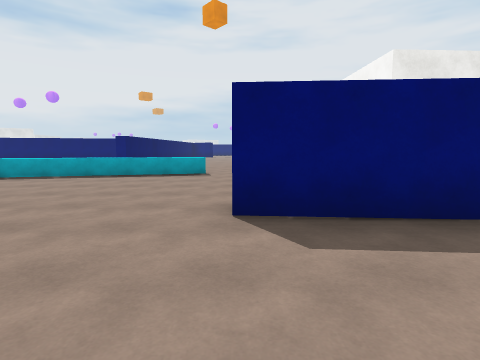
View 1 (above)

24 first-person views from a walk through a Unity game level. The camera is 1.4 m above the floor, tilts 6° down and sees 80° across. The floor is counted in squares, 2 m on a side. Each view is taken from the middle of a square. On the plan, view 1 faces up. The plan holds only what a view shows up to about 10 squares ahead; the rest is blank. The place goes on beyond the plan. The player character is not drawn. Surface patterns are stand-ins for the level's own textures.

View 2
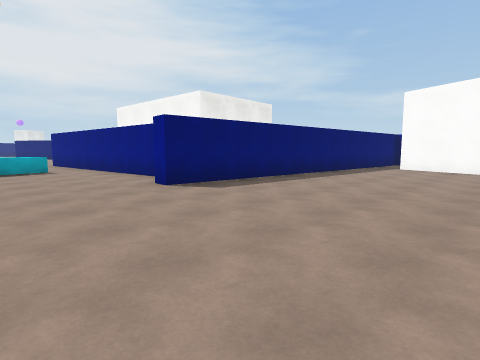

View 3
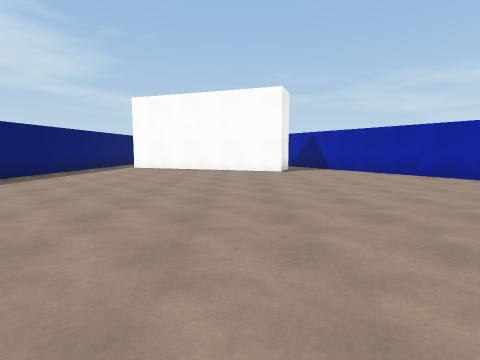

View 4
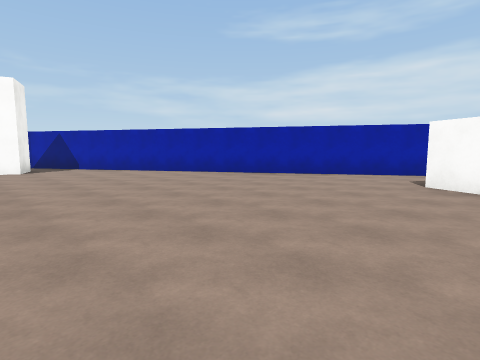

View 5
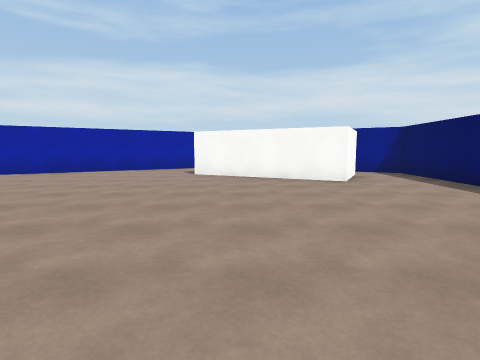

View 6
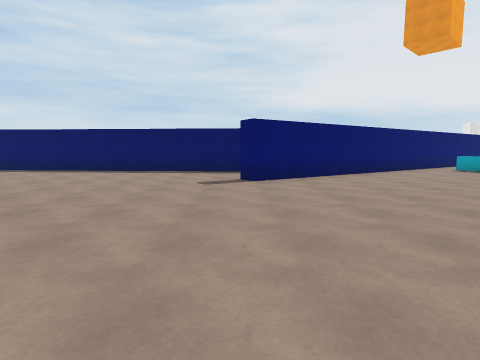

View 7
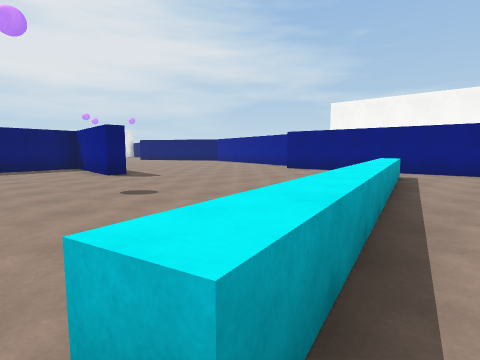

View 8
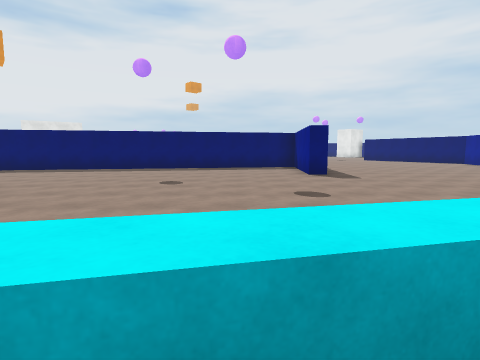

View 9
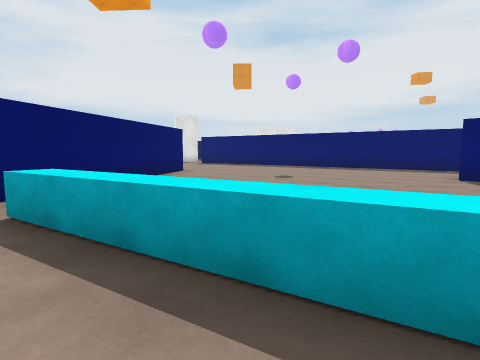

View 10
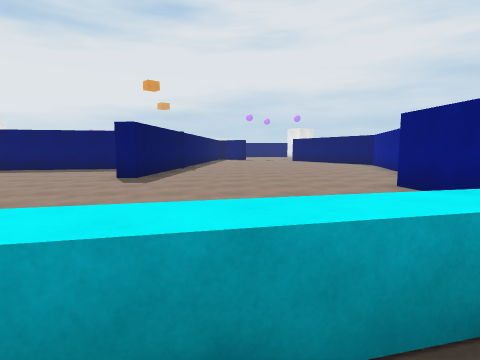

View 11
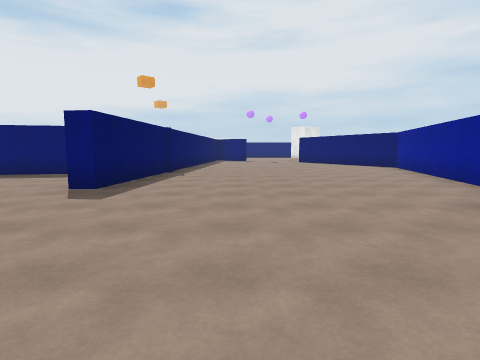

View 12
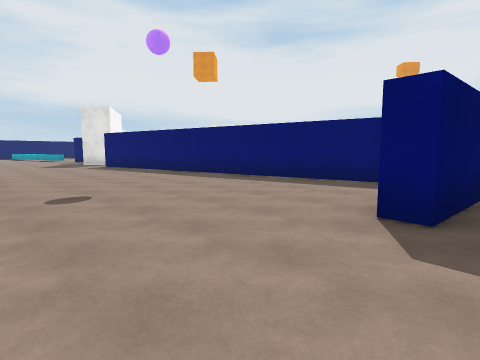

View 13
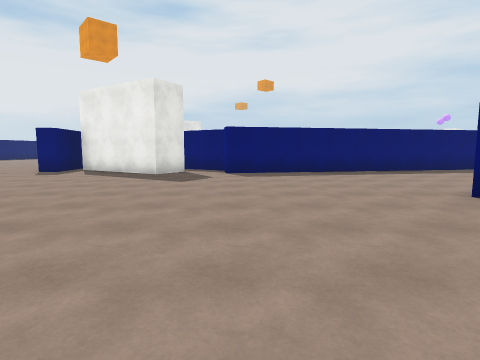

View 14
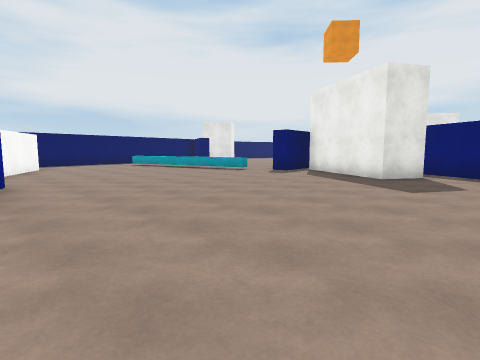

View 15
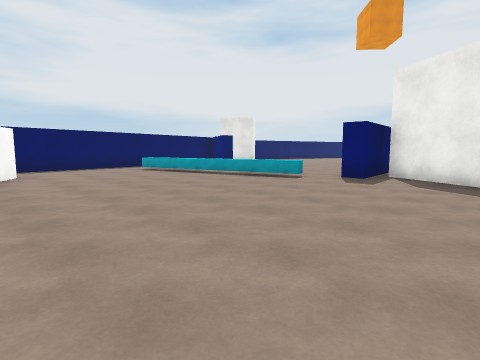

View 16
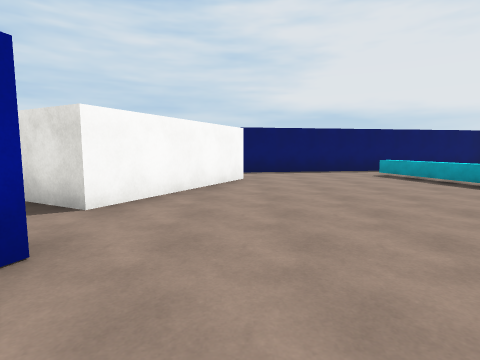

View 17
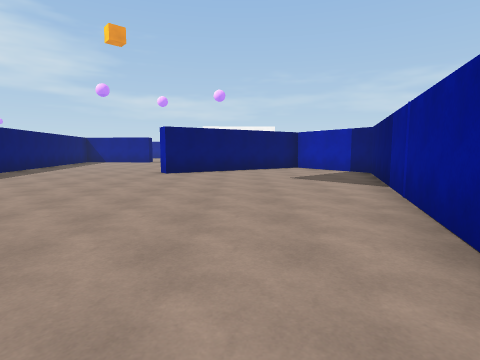

View 18
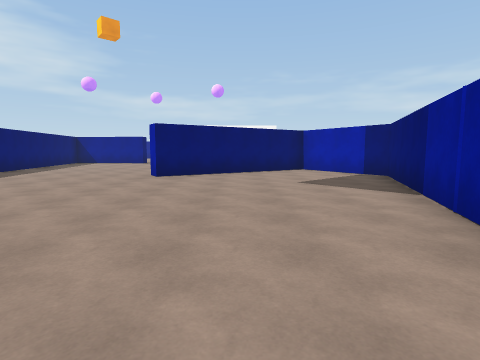

View 19
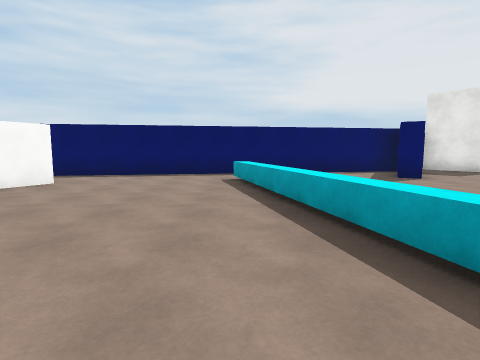

View 20
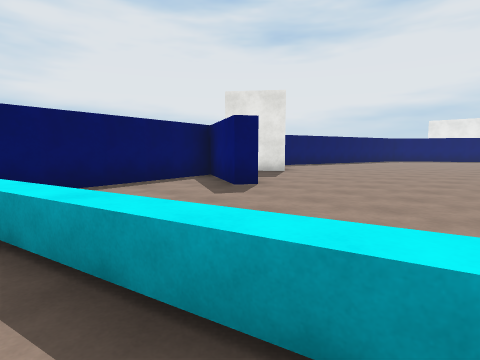

View 21
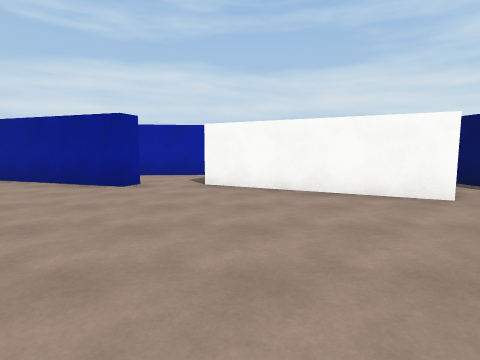

View 22
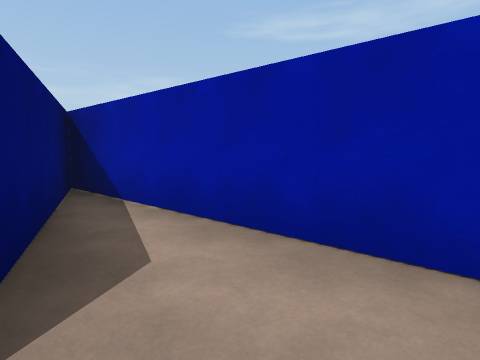

View 23
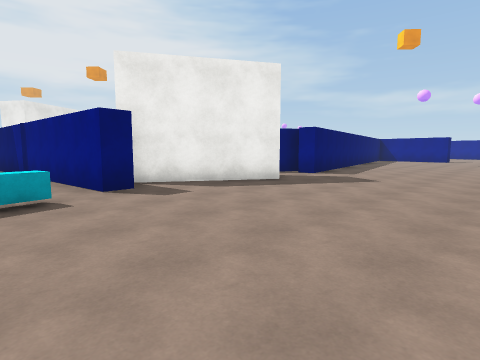

View 24
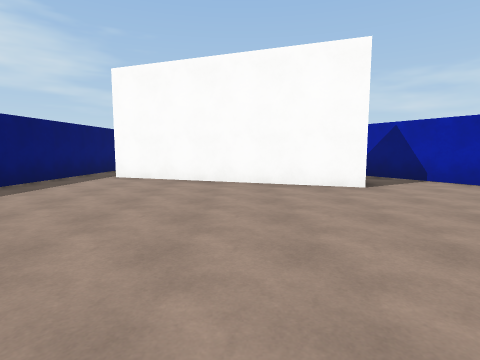

### Floor plan
Points are (right, up) in squares from view 1. A wall is a line through its corners. A room is listed if a view was taken in it or the views show most of it. See-through windows are left out.
Room 1 (views 1, 2, 3, 4, 5, 6, 7, 8, 9, 10, 11, 12, 13, 14, 15, 16, 17, 18, 19, 20, 21, 22, 23, 24)
walls: (-10.9, 7) (-13.6, 11.2) (-13.1, 11.4) (-5.3, -0.7) (-5.8, -1); (-8.2, -0.9) (-8.8, -9.5) (-7.6, -10.2); (0.7, 4.9) (0, 12.6); (-6.3, 17.6) (-17.4, 15.5) (-17.5, 16); (-17, 16.3) (-19.1, 17.5); (-5.2, 19.1) (-5.5, 14) (-6, 14) (-5.8, 17); (1.6, 14.4) (2.8, 19); (-18.8, 16.3) (-19.4, 15.2) (-22.6, 17.1); (-24, 8.1) (-23.8, 8.6) (-13.4, 5.1) (-10.9, 6.6); (-25, 6) (-19.1, 6.5) (-23.2, 7.9); (-7.3, -9.2) (-6.4, -7.4) (-2.6, -9.3); (-22.9, 18.4) (-22.7, 16) (-23.3, 15.9) (-23.6, 19.6); (8.6, 2.3) (-0.1, 3) (0, 3.6); (-2.2, -11.9) (8.8, -5.3); (7.5, -4.8) (6.3, -4.4) (8.4, 1.2); (-29.1, 10.1) (-25.3, 8.2) (-25.9, 7); (-29.8, 18.4) (-30.1, 17.9) (-32.3, 19.1) (-30.5, 8)
low walls: (-1, 8.3) (-8.7, 6.3) (-8.8, 6.8); (-24.1, 15.3) (-29.9, 13.8)
ways out: opening at (8, 2)

Where each view was taken, in squares from view 1:
view 1: 0 up, 0 right, facing up
view 2: 2 down, 3 left, facing up-right
view 3: 3 down, 3 left, facing right
view 4: 3 down, 4 left, facing down-right
view 5: 1 down, 4 left, facing down
view 6: 1 down, 1 right, facing left
view 7: 6 up, 9 left, facing up-right
view 8: 6 up, 8 left, facing up
view 9: 6 up, 5 left, facing up-left
view 10: 7 up, 3 left, facing up
view 11: 9 up, 3 left, facing up
view 12: 11 up, 5 left, facing up-left
view 13: 7 up, 17 left, facing up
view 14: 8 up, 17 left, facing up-left
view 15: 9 up, 20 left, facing up-left
view 16: 10 up, 22 left, facing left
view 17: 9 up, 22 left, facing right
view 18: 9 up, 21 left, facing right
view 19: 14 up, 23 left, facing left
view 20: 14 up, 26 left, facing up-left
view 21: 14 up, 26 left, facing down
view 22: 8 up, 25 left, facing down-right
view 23: 11 up, 25 left, facing up-right
view 24: 2 down, 1 right, facing right
